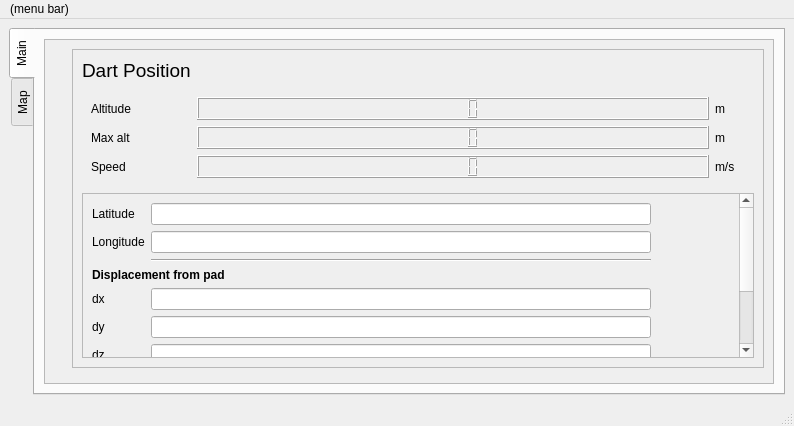
<?xml version="1.0" encoding="UTF-8"?>
<ui version="4.0">
 <class>MainWindow</class>
 <widget class="QMainWindow" name="MainWindow">
  <property name="geometry">
   <rect>
    <x>0</x>
    <y>0</y>
    <width>794</width>
    <height>426</height>
   </rect>
  </property>
  <property name="windowTitle">
   <string>TOAD GCS</string>
  </property>
  <widget class="QWidget" name="centralwidget">
   <layout class="QVBoxLayout" name="verticalLayout">
    <item>
     <widget class="QTabWidget" name="tabWidget">
      <property name="tabPosition">
       <enum>QTabWidget::West</enum>
      </property>
      <property name="currentIndex">
       <number>0</number>
      </property>
      <widget class="QWidget" name="tab">
       <attribute name="title">
        <string>Main</string>
       </attribute>
       <layout class="QVBoxLayout" name="verticalLayout_2">
        <item>
         <widget class="QScrollArea" name="scrollArea">
          <property name="widgetResizable">
           <bool>true</bool>
          </property>
          <widget class="QWidget" name="scrollAreaWidgetContents">
           <property name="geometry">
            <rect>
             <x>0</x>
             <y>0</y>
             <width>723</width>
             <height>337</height>
            </rect>
           </property>
           <layout class="QGridLayout" name="gridLayout">
            <item row="0" column="1">
             <widget class="toad_frame_1" name="frame_2">
              <property name="frameShape">
               <enum>QFrame::StyledPanel</enum>
              </property>
              <property name="frameShadow">
               <enum>QFrame::Raised</enum>
              </property>
             </widget>
            </item>
            <item row="1" column="1">
             <widget class="toad_frame_3" name="frame_5">
              <property name="frameShape">
               <enum>QFrame::StyledPanel</enum>
              </property>
              <property name="frameShadow">
               <enum>QFrame::Raised</enum>
              </property>
             </widget>
            </item>
            <item row="0" column="0" rowspan="2">
             <widget class="toad_frame_master" name="frame">
              <property name="frameShape">
               <enum>QFrame::StyledPanel</enum>
              </property>
              <property name="frameShadow">
               <enum>QFrame::Raised</enum>
              </property>
             </widget>
            </item>
            <item row="1" column="2">
             <widget class="toad_frame_4" name="frame_6">
              <property name="frameShape">
               <enum>QFrame::StyledPanel</enum>
              </property>
              <property name="frameShadow">
               <enum>QFrame::Raised</enum>
              </property>
             </widget>
            </item>
            <item row="1" column="3">
             <widget class="toad_frame_5" name="frame_4">
              <property name="frameShape">
               <enum>QFrame::StyledPanel</enum>
              </property>
              <property name="frameShadow">
               <enum>QFrame::Raised</enum>
              </property>
             </widget>
            </item>
            <item row="0" column="2">
             <widget class="toad_frame_2" name="frame_3">
              <property name="frameShape">
               <enum>QFrame::StyledPanel</enum>
              </property>
              <property name="frameShadow">
               <enum>QFrame::Raised</enum>
              </property>
             </widget>
            </item>
            <item row="0" column="3">
             <widget class="QFrame" name="frame_dart_location">
              <property name="frameShape">
               <enum>QFrame::StyledPanel</enum>
              </property>
              <property name="frameShadow">
               <enum>QFrame::Raised</enum>
              </property>
              <layout class="QVBoxLayout" name="verticalLayout_3">
               <item>
                <widget class="QLabel" name="label_dart_position">
                 <property name="font">
                  <font>
                   <pointsize>14</pointsize>
                  </font>
                 </property>
                 <property name="text">
                  <string>Dart Position</string>
                 </property>
                </widget>
               </item>
               <item>
                <widget class="QWidget" name="formWidget_2" native="true">
                 <layout class="QGridLayout" name="gridLayout_2">
                  <item row="2" column="0">
                   <widget class="QLabel" name="label_2">
                    <property name="maximumSize">
                     <size>
                      <width>100</width>
                      <height>16777215</height>
                     </size>
                    </property>
                    <property name="text">
                     <string>Speed</string>
                    </property>
                   </widget>
                  </item>
                  <item row="1" column="0">
                   <widget class="QLabel" name="label">
                    <property name="maximumSize">
                     <size>
                      <width>100</width>
                      <height>16777215</height>
                     </size>
                    </property>
                    <property name="text">
                     <string>Max alt</string>
                    </property>
                   </widget>
                  </item>
                  <item row="0" column="1">
                   <widget class="QLCDNumber" name="lcdNumber"/>
                  </item>
                  <item row="0" column="0">
                   <widget class="QLabel" name="altitudeLabel">
                    <property name="maximumSize">
                     <size>
                      <width>100</width>
                      <height>16777215</height>
                     </size>
                    </property>
                    <property name="text">
                     <string>Altitude</string>
                    </property>
                   </widget>
                  </item>
                  <item row="0" column="2">
                   <widget class="QLabel" name="label_3">
                    <property name="maximumSize">
                     <size>
                      <width>30</width>
                      <height>16777215</height>
                     </size>
                    </property>
                    <property name="text">
                     <string>m</string>
                    </property>
                   </widget>
                  </item>
                  <item row="1" column="2">
                   <widget class="QLabel" name="label_4">
                    <property name="maximumSize">
                     <size>
                      <width>30</width>
                      <height>16777215</height>
                     </size>
                    </property>
                    <property name="text">
                     <string>m</string>
                    </property>
                   </widget>
                  </item>
                  <item row="2" column="2">
                   <widget class="QLabel" name="label_5">
                    <property name="maximumSize">
                     <size>
                      <width>30</width>
                      <height>16777215</height>
                     </size>
                    </property>
                    <property name="text">
                     <string>m/s</string>
                    </property>
                   </widget>
                  </item>
                  <item row="1" column="1">
                   <widget class="QLCDNumber" name="lcdNumber_2"/>
                  </item>
                  <item row="2" column="1">
                   <widget class="QLCDNumber" name="lcdNumber_3"/>
                  </item>
                 </layout>
                </widget>
               </item>
               <item>
                <widget class="QScrollArea" name="scrollArea_2">
                 <property name="widgetResizable">
                  <bool>true</bool>
                 </property>
                 <widget class="QWidget" name="scrollAreaWidgetContents_2">
                  <property name="geometry">
                   <rect>
                    <x>0</x>
                    <y>0</y>
                    <width>619</width>
                    <height>310</height>
                   </rect>
                  </property>
                  <layout class="QVBoxLayout" name="verticalLayout_4">
                   <item>
                    <layout class="QFormLayout" name="formLayout">
                     <property name="fieldGrowthPolicy">
                      <enum>QFormLayout::AllNonFixedFieldsGrow</enum>
                     </property>
                     <item row="0" column="0">
                      <widget class="QLabel" name="latitudeLabel">
                       <property name="text">
                        <string>Latitude</string>
                       </property>
                      </widget>
                     </item>
                     <item row="0" column="1">
                      <widget class="QLineEdit" name="latitudeLineEdit">
                       <property name="maximumSize">
                        <size>
                         <width>500</width>
                         <height>16777215</height>
                        </size>
                       </property>
                       <property name="readOnly">
                        <bool>true</bool>
                       </property>
                      </widget>
                     </item>
                     <item row="1" column="0">
                      <widget class="QLabel" name="longitudeLabel">
                       <property name="text">
                        <string>Longitude</string>
                       </property>
                      </widget>
                     </item>
                     <item row="1" column="1">
                      <widget class="QLineEdit" name="longitudeLineEdit">
                       <property name="maximumSize">
                        <size>
                         <width>500</width>
                         <height>16777215</height>
                        </size>
                       </property>
                       <property name="readOnly">
                        <bool>true</bool>
                       </property>
                      </widget>
                     </item>
                     <item row="2" column="1">
                      <widget class="Line" name="line">
                       <property name="maximumSize">
                        <size>
                         <width>500</width>
                         <height>16777215</height>
                        </size>
                       </property>
                       <property name="orientation">
                        <enum>Qt::Horizontal</enum>
                       </property>
                      </widget>
                     </item>
                     <item row="3" column="0" colspan="2">
                      <widget class="QLabel" name="label_displacement">
                       <property name="font">
                        <font>
                         <weight>75</weight>
                         <bold>true</bold>
                        </font>
                       </property>
                       <property name="text">
                        <string>Displacement from pad</string>
                       </property>
                      </widget>
                     </item>
                     <item row="4" column="0">
                      <widget class="QLabel" name="dxLabel">
                       <property name="text">
                        <string>dx</string>
                       </property>
                      </widget>
                     </item>
                     <item row="4" column="1">
                      <widget class="QLineEdit" name="dxLineEdit">
                       <property name="maximumSize">
                        <size>
                         <width>500</width>
                         <height>16777215</height>
                        </size>
                       </property>
                       <property name="readOnly">
                        <bool>true</bool>
                       </property>
                      </widget>
                     </item>
                     <item row="5" column="0">
                      <widget class="QLabel" name="dyLabel">
                       <property name="text">
                        <string>dy</string>
                       </property>
                      </widget>
                     </item>
                     <item row="5" column="1">
                      <widget class="QLineEdit" name="dyLineEdit">
                       <property name="maximumSize">
                        <size>
                         <width>500</width>
                         <height>16777215</height>
                        </size>
                       </property>
                       <property name="readOnly">
                        <bool>true</bool>
                       </property>
                      </widget>
                     </item>
                     <item row="6" column="0">
                      <widget class="QLabel" name="dzLabel">
                       <property name="text">
                        <string>dz</string>
                       </property>
                      </widget>
                     </item>
                     <item row="6" column="1">
                      <widget class="QLineEdit" name="dzLineEdit">
                       <property name="maximumSize">
                        <size>
                         <width>500</width>
                         <height>16777215</height>
                        </size>
                       </property>
                       <property name="readOnly">
                        <bool>true</bool>
                       </property>
                      </widget>
                     </item>
                     <item row="7" column="0">
                      <widget class="QLabel" name="dxDtLabel">
                       <property name="text">
                        <string>dx/dt</string>
                       </property>
                      </widget>
                     </item>
                     <item row="7" column="1">
                      <widget class="QLineEdit" name="dxDtLineEdit">
                       <property name="maximumSize">
                        <size>
                         <width>500</width>
                         <height>16777215</height>
                        </size>
                       </property>
                       <property name="readOnly">
                        <bool>true</bool>
                       </property>
                      </widget>
                     </item>
                     <item row="8" column="0">
                      <widget class="QLabel" name="dyDtLabel">
                       <property name="text">
                        <string>dy/dt</string>
                       </property>
                      </widget>
                     </item>
                     <item row="8" column="1">
                      <widget class="QLineEdit" name="dyDtLineEdit">
                       <property name="maximumSize">
                        <size>
                         <width>500</width>
                         <height>16777215</height>
                        </size>
                       </property>
                       <property name="readOnly">
                        <bool>true</bool>
                       </property>
                      </widget>
                     </item>
                     <item row="9" column="0">
                      <widget class="QLabel" name="dzDtLabel">
                       <property name="text">
                        <string>dz/dt</string>
                       </property>
                      </widget>
                     </item>
                     <item row="9" column="1">
                      <widget class="QLineEdit" name="dzDtLineEdit">
                       <property name="maximumSize">
                        <size>
                         <width>500</width>
                         <height>16777215</height>
                        </size>
                       </property>
                       <property name="readOnly">
                        <bool>true</bool>
                       </property>
                      </widget>
                     </item>
                    </layout>
                   </item>
                  </layout>
                 </widget>
                </widget>
               </item>
              </layout>
             </widget>
            </item>
           </layout>
          </widget>
         </widget>
        </item>
       </layout>
      </widget>
      <widget class="QWidget" name="tab_2">
       <attribute name="title">
        <string>Map</string>
       </attribute>
      </widget>
     </widget>
    </item>
   </layout>
  </widget>
  <widget class="QStatusBar" name="statusbar"/>
  <widget class="QMenuBar" name="menubar">
   <property name="geometry">
    <rect>
     <x>0</x>
     <y>0</y>
     <width>794</width>
     <height>25</height>
    </rect>
   </property>
   <widget class="QMenu" name="menu_menu_bar">
    <property name="title">
     <string>(menu bar)</string>
    </property>
   </widget>
   <addaction name="menu_menu_bar"/>
  </widget>
 </widget>
 <customwidgets>
  <customwidget>
   <class>toad_frame_master</class>
   <extends>QFrame</extends>
   <header>toad_frame_master</header>
   <container>1</container>
  </customwidget>
  <customwidget>
   <class>toad_frame_1</class>
   <extends>QFrame</extends>
   <header>toad_frame_1</header>
   <container>1</container>
  </customwidget>
  <customwidget>
   <class>toad_frame_2</class>
   <extends>QFrame</extends>
   <header>toad_frame_2</header>
   <container>1</container>
  </customwidget>
  <customwidget>
   <class>toad_frame_3</class>
   <extends>QFrame</extends>
   <header>toad_frame_3</header>
   <container>1</container>
  </customwidget>
  <customwidget>
   <class>toad_frame_4</class>
   <extends>QFrame</extends>
   <header>toad_frame_4</header>
   <container>1</container>
  </customwidget>
  <customwidget>
   <class>toad_frame_5</class>
   <extends>QFrame</extends>
   <header>toad_frame_5</header>
   <container>1</container>
  </customwidget>
 </customwidgets>
 <resources/>
 <connections/>
</ui>
